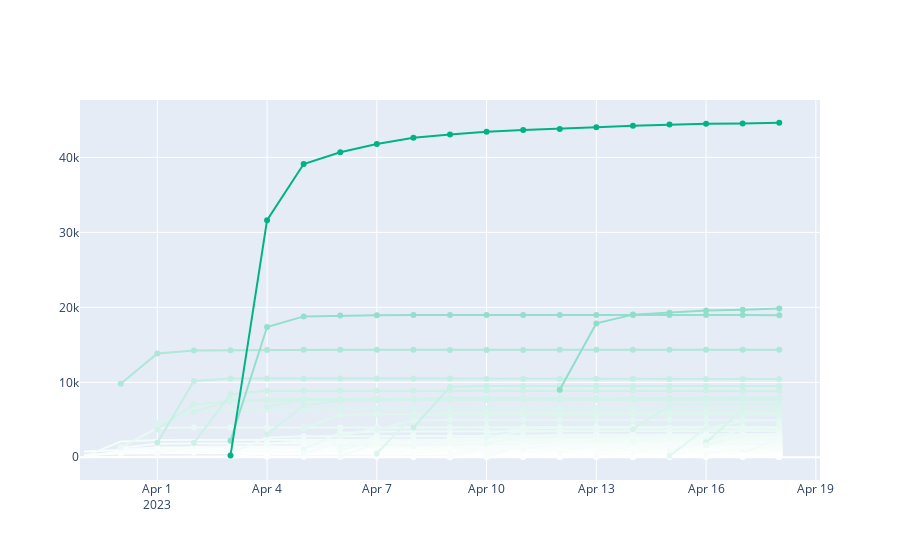

Notebook cell for this chart:
### Code cell
color_tuple = [0, 179, 134]
color_tuple = [255-c for c in color_tuple]

col = 'likeCount'

def to_rgb_gradient(color_tuple, value):
    fac = value/df2[col].max()
    code = '#'+''.join([re.sub('0x', '', hex(255-int(c*fac))).zfill(2) for c in color_tuple])
    return code


fig = go.Figure()
for gp in temp:
    tid = gp[0]
    value_list = list(gp[1][col])
    scrapDate_list = list(gp[1]['scrapDate'])

    fig.add_trace(go.Scatter(x=scrapDate_list,
                             y=value_list,
                            # mode='lines',
                            name='lines',
                            showlegend = False,
                            line=dict(color=to_rgb_gradient(color_tuple, value_list[-1])),
                            hovertemplate =
                            '<b>likeCount</b>: %{y:.0f}'+
                            '<br><b>Date</b>: %{x}'+
                            '<br>%{text}',
                            text=['tid: '+str(tid)+'<br><br>content: '+list(df2[df2['tid'] == tid]['renderedContent'])[0][:150] for i in range(len(value_list))]
                    ))
 
fig.show()
